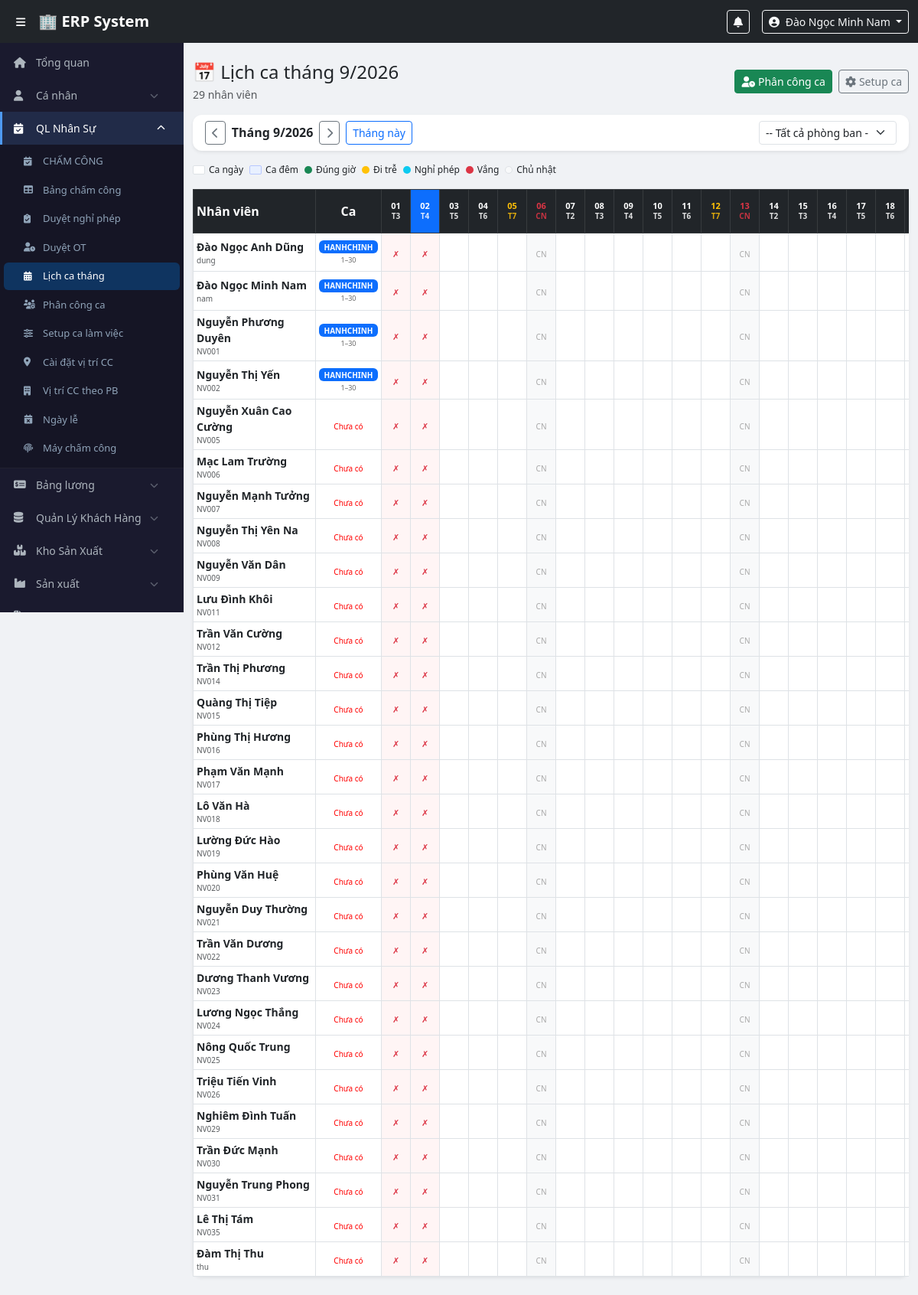
Page /modules/attendance/shift_schedule.php (signed in) on the committed database.
### tables this page shows
CREATE TABLE `users` (
  `id` int(11) NOT NULL,
  `employee_code` varchar(20) NOT NULL,
  `full_name` varchar(100) NOT NULL,
  `username` varchar(50) NOT NULL,
  `password_hash` varchar(255) NOT NULL,
  `email` varchar(100) DEFAULT NULL,
  `phone` varchar(20) DEFAULT NULL,
  `role_id` int(11) NOT NULL,
  `department_id` int(11) DEFAULT NULL,
  `is_active` tinyint(1) DEFAULT 1,
  `created_at` timestamp NOT NULL DEFAULT current_timestamp()
);

CREATE TABLE `employee_shifts` (
  `id` int(11) NOT NULL,
  `user_id` int(11) NOT NULL,
  `shift_id` int(11) NOT NULL,
  `effective_date` date NOT NULL,
  `end_date` date DEFAULT NULL,
  `created_by` int(11) NOT NULL,
  `created_at` timestamp NOT NULL DEFAULT current_timestamp(),
  `note` varchar(255) DEFAULT NULL
);

CREATE TABLE `work_shifts` (
  `id` int(11) NOT NULL,
  `shift_code` varchar(20) NOT NULL,
  `shift_name` varchar(100) NOT NULL,
  `start_time` time NOT NULL,
  `end_time` time NOT NULL,
  `late_threshold` int(11) DEFAULT 15,
  `break_minutes` int(11) DEFAULT 60,
  `work_hours` decimal(4,2) DEFAULT 8.00,
  `ot_multiplier` decimal(3,2) DEFAULT 1.50,
  `weekend_multiplier` decimal(3,2) DEFAULT 2.00,
  `holiday_multiplier` decimal(3,2) DEFAULT 3.00,
  `is_night_shift` tinyint(1) NOT NULL DEFAULT 0,
  `color` varchar(20) DEFAULT '#0d6efd',
  `is_active` tinyint(1) DEFAULT 1,
  `created_by` int(11) DEFAULT NULL,
  `created_at` timestamp NOT NULL DEFAULT current_timestamp()
);

### config/auth.php (called while the page is built, shortened)
<?php
function currentUser() {
    return [
        'id'          => $_SESSION['user_id']   ?? null,
        'full_name'   => $_SESSION['full_name'] ?? '',
        'username'    => $_SESSION['username']  ?? '',
        'role'        => $_SESSION['role']      ?? '',
        'role_name'   => $_SESSION['role_name'] ?? '',
        'employee_code' => $_SESSION['employee_code'] ?? '',
        'department_id' => $_SESSION['department_id'] ?? null,
    ];
}
?>

### modules/attendance/shift_schedule.php (the view, shortened to what this page needs)
<?php
require_once $_SERVER['DOCUMENT_ROOT'] . '/erp/config/auth.php';
$pdo = getDBConnection();
$viewMonth = (int)($_GET['month'] ?? date('m'));
$viewYear  = (int)($_GET['year']  ?? date('Y'));
$filterDept = (int)($_GET['dept'] ?? 0);
$daysInMon = (int) date('t', mktime(0, 0, 0, $viewMonth, 1, $viewYear));
$firstDay  = sprintf('%04d-%02d-01', $viewYear, $viewMonth);
$lastDay   = sprintf('%04d-%02d-%02d', $viewYear, $viewMonth, $daysInMon);
$sql = "SELECT u.id, u.full_name, u.employee_code, u.department_id,
               d.name AS dept_name
        FROM users u
        LEFT JOIN departments d ON u.department_id = d.id
        WHERE u.is_active = 1";
$params = [];
$sql .= " ORDER BY u.employee_code";
$stmt = $pdo->prepare($sql);
$stmt->execute($params);
$employees = $stmt->fetchAll();
$shiftStmt = $pdo->prepare("
    SELECT es.user_id, es.effective_date, es.end_date,
           ws.shift_name, ws.shift_code, ws.color AS shift_color,
           ws.start_time, ws.end_time, ws.is_night_shift
    FROM employee_shifts es
    JOIN work_shifts ws ON es.shift_id = ws.id
    WHERE es.effective_date <= :lastDay
      AND (es.end_date IS NULL OR es.end_date >= :firstDay)
    ORDER BY es.user_id, es.effective_date ASC
");
$shiftStmt->execute([':lastDay' => $lastDay, ':firstDay' => $firstDay]);
$shiftMap = [];
foreach ($shiftStmt->fetchAll() as $s) {
    $shiftMap[$s['user_id']][] = $s;
}
function getShiftForDate(int $userId, string $date, array $shiftMap): ?array {
    foreach ($shiftMap[$userId] ?? [] as $s) {
        $from = $s['effective_date'];
        $to   = $s['end_date'] ?? '9999-12-31';
        if ($date >= $from && $date <= $to) return $s;
    }
    return null;
}
$attMap = [];
$leaveMap = [];
include $_SERVER['DOCUMENT_ROOT'] . '/erp/includes/header.php';
include $_SERVER['DOCUMENT_ROOT'] . '/erp/includes/sidebar.php';
?>
<div class="main-content">
<div class="container-fluid py-4">
    <div class="d-flex justify-content-between align-items-center mb-3">
        <div>
            <h4 class="mb-1">📅 Lịch ca tháng <?= $viewMonth . '/' . $viewYear ?></h4>
            <p class="text-muted small mb-0"><?= count($employees) ?> nhân viên</p>
        </div>
        <div class="d-flex gap-2">
            <a href="/erp/modules/attendance/shift_assign.php" class="btn btn-success btn-sm">
                <i class="fas fa-user-clock me-1"></i>Phân công ca
            </a>
            <a href="/erp/modules/attendance/shift_setup.php" class="btn btn-outline-secondary btn-sm">
                <i class="fas fa-cog me-1"></i>Setup ca
            </a>
        </div>
    </div>
    <div class="card border-0 shadow-sm mb-3">
        <div class="card-body py-2">
            <div class="d-flex align-items-center gap-3 flex-wrap">
                <div class="d-flex align-items-center gap-2">
                    <a href="?month=<?= $viewMonth-1 ?>&year=<?= $viewYear ?>&dept=<?= $filterDept ?>"
                       class="btn btn-sm btn-outline-secondary"><i class="fas fa-chevron-left"></i></a>
                    <strong>Tháng <?= $viewMonth ?>/<?= $viewYear ?></strong>
                    <a href="?month=<?= $viewMonth+1 ?>&year=<?= $viewYear ?>&dept=<?= $filterDept ?>"
                       class="btn btn-sm btn-outline-secondary"><i class="fas fa-chevron-right"></i></a>
                    <a href="?month=<?= date('m') ?>&year=<?= date('Y') ?>&dept=<?= $filterDept ?>"
                       class="btn btn-sm btn-outline-primary">Tháng này</a>
                </div>
                <form method="GET" class="d-flex gap-2 ms-auto">
                    <select name="dept" class="form-select form-select-sm" style="width:180px;" onchange="this.form.submit()">
                        <option value="">-- Tất cả phòng ban --</option>
                    </select>
                </form>
            </div>
        </div>
    </div>
    <div class="d-flex flex-wrap gap-2 mb-3">
        <span class="legend-item"><span style="display:inline-block;width:16px;height:12px;background:#ffffff;border:1px solid #dee2e6;border-radius:2px;"></span> Ca ngày</span>
        <span class="legend-item"><span style="display:inline-block;width:16px;height:12px;background:#e8f0ff;border:1px solid #b8c8ff;border-radius:2px;"></span> Ca đêm</span>
        <span class="legend-item"><span class="dot bg-success"></span>Đúng giờ</span>
        <span class="legend-item"><span class="dot bg-warning"></span>Đi trễ</span>
        <span class="legend-item"><span class="dot bg-info"></span>Nghỉ phép</span>
        <span class="legend-item"><span class="dot bg-danger"></span>Vắng</span>
        <span class="legend-item"><span class="dot bg-light border"></span>Chủ nhật</span>
    </div>
    <div class="card border-0 shadow-sm">
        <div class="card-body p-0">
            <div class="table-responsive" style="overflow-x:auto;">
                <table class="table table-bordered table-sm schedule-table mb-0">
                    <thead>
                        <tr class="table-dark">
                            <th class="sticky-col fw-bold" style="min-width:160px;">Nhân viên</th>
                            <th class="text-center" style="min-width:60px;">Ca</th>
                            <?php for ($d = 1; $d <= $daysInMon; $d++):
                                $dateStr = "$viewYear-" . str_pad($viewMonth,2,'0',STR_PAD_LEFT) . "-" . str_pad($d,2,'0',STR_PAD_LEFT);
                                $dow = date('N', strtotime($dateStr));
                                $isToday = $dateStr === date('Y-m-d');
                                $isSun = $dow == 7;
                                $isSat = $dow == 6;
                            ?>
                            <th class="text-center px-0 <?= $isSun?'text-danger':($isSat?'text-warning':'') ?> <?= $isToday?'bg-primary text-white':'' ?>"
                                style="min-width:38px; font-size:11px; line-height:1.3;">
                                <div class="fw-bold"><?= str_pad($d, 2, '0', STR_PAD_LEFT) ?></div>
                                <div style="font-size:10px; opacity:0.85;"><?= ['','T2','T3','T4','T5','T6','T7','CN'][$dow] ?></div>
                            </th>
                            <?php endfor; ?>
                        </tr>
                    </thead>
                    <tbody>
                    <?php
                    foreach ($employees as $emp):
                        $workDays = 0; $lateDays = 0; $leaveDays = 0;
                    ?>
                    <tr>
                        <td class="sticky-col" style="min-width:160px;">
                            <div class="fw-semibold small"><?= htmlspecialchars($emp['full_name']) ?></div>
                            <div class="text-muted" style="font-size:10px;"><?= $emp['employee_code'] ?></div>
                        </td>
                        <td class="text-center">
                            <?php
                            $userShifts = $shiftMap[$emp['id']] ?? [];
                            if (empty($userShifts)): ?>
                            <span style="font-size:10px;color:red;">Chưa có</span>
                            <?php else:
                                foreach ($userShifts as $s):
                                    $sfrom = max($s['effective_date'], $firstDay);
                                    $sto   = min($s['end_date'] ?? '9999-12-31', $lastDay);
                                    $fromDay = (int)substr($sfrom, 8, 2);
                                    $toDay   = $s['end_date'] ? (int)substr($sto, 8, 2) : $daysInMon;
                            ?>
                            <div class="mb-1">
                                <span class="badge" style="background:<?= htmlspecialchars($s['shift_color']) ?>; font-size:10px;"><?= htmlspecialchars($s['shift_code']) ?></span>
                                <div style="font-size:9px;color:#666;"><?= $fromDay ?>–<?= $toDay ?></div>
                            </div>
                            <?php endforeach; endif; ?>
                        </td>
                        <?php for ($d = 1; $d <= $daysInMon; $d++):
                            $dateStr = sprintf('%04d-%02d-%02d', $viewYear, $viewMonth, $d);
                            $dow = date('N', strtotime($dateStr));
                            $isSun = $dow == 7;
                            $isFuture = $dateStr > date('Y-m-d');
                            $att   = $attMap[$emp['id']][$dateStr] ?? null;
                            $leave = $leaveMap[$emp['id']][$dateStr] ?? null;
                            $shiftToday = getShiftForDate($emp['id'], $dateStr, $shiftMap);
                            $isNightDay = !empty($shiftToday['is_night_shift']);
                            $cellBg = ''; $cellContent = '';
                            if ($isSun) {
                                $cellBg = '#f8f9fa';
                                $cellContent = '<span style="font-size:10px;color:#aaa;">CN</span>';
                            } elseif ($isFuture) {
                                $cellBg = $isNightDay ? '#f0f4ff' : '';
                                $cellContent = '';
                            } elseif ($leave && !$att) {
                                $leaveDays++;
                                $cellBg = '#e8f4fd';
                                $cellContent = '<span style="font-size:11px;" title="Nghỉ phép">🏖️</span>';
                            } else {
                                $cellBg = $isNightDay ? '#f5e8ff' : '#fff5f5';
                                $cellContent = '<span class="text-danger" style="font-size:11px;">✗</span>';
                            }
                        ?>
                        <td class="text-center px-0" style="background:<?= $cellBg ?>;">
                            <?= $cellContent ?>
                        </td>
                        <?php endfor; ?>
                    </tr>
                    <?php endforeach; ?>
                    </tbody>
                </table>
            </div>
        </div>
    </div>
</div>
</div>
<?php include $_SERVER['DOCUMENT_ROOT'] . '/erp/includes/footer.php'; ?>

### includes/header.php (shortened to what this page needs)
<?php
$user = currentUser();
?>
<!DOCTYPE html>
<html lang="vi">
<head>
    <link href="https://cdn.jsdelivr.net/npm/bootstrap@5.3.0/dist/css/bootstrap.min.css" rel="stylesheet">
    <link href="https://cdnjs.cloudflare.com/ajax/libs/font-awesome/6.4.0/css/all.min.css" rel="stylesheet">
    <link href="/erp/assets/css/style.css" rel="stylesheet">
</head>
<body>
<nav class="navbar navbar-expand-lg navbar-dark bg-dark fixed-top" style="z-index:1030;">
    <div class="container-fluid">
        <button class="btn btn-sm text-white me-2" id="sidebarToggle">
            <i class="fas fa-bars"></i>
        </button>
        <a class="navbar-brand fw-bold" href="/erp/dashboard.php">🏢 ERP System</a>
        <div class="ms-auto d-flex align-items-center gap-3">
            <div class="dropdown">
                <button class="btn btn-sm btn-outline-light position-relative" data-bs-toggle="dropdown">
                    <i class="fas fa-bell"></i>
                </button>
            </div>
            <div class="dropdown">
                <button class="btn btn-sm btn-outline-light dropdown-toggle" data-bs-toggle="dropdown">
                    <i class="fas fa-user-circle me-1"></i>
                    <?= htmlspecialchars($user['full_name']) ?>
                </button>
            </div>
        </div>
    </div>
</nav>

### assets/css/style.css (style rules this page uses)
body { padding-top: 56px; background: #f0f2f5; font-family: 'Segoe UI', sans-serif; }
.main-content { margin-left: 240px; transition: margin-left 0.3s; min-height: calc(100vh - 56px); }
.card { border-radius: 12px !important; }

### modules/attendance/shift_schedule.php (style rules this page uses)
.schedule-table th, .schedule-table td { vertical-align: middle; }
.sticky-col { position: sticky; left: 0; background: #fff; z-index: 2; box-shadow: 2px 0 4px rgba(0,0,0,.08); }
.legend-item { display: inline-flex; align-items: center; gap: 5px; font-size: 12px; }
.dot { display: inline-block; width: 10px; height: 10px; border-radius: 50%; }

### rows in the picture
users: full_name "Đào Ngọc Minh Nam", employee_code "nam"
users: full_name "Đào Ngọc Anh Dũng", employee_code "dung"
employee_shifts: shift.shift_code "HANHCHINH", effective_date "1", end_date "30"
employee_shifts: shift.shift_code "HANHCHINH", effective_date "1", end_date "30"
users: full_name "Nguyễn Phương Duyên", employee_code "NV001"
employee_shifts: shift.shift_code "HANHCHINH", effective_date "1", end_date "30"
users: full_name "Nguyễn Thị Yến", employee_code "NV002"
employee_shifts: shift.shift_code "HANHCHINH", effective_date "1", end_date "30"
users: full_name "Nguyễn Xuân Cao Cường", employee_code "NV005", shows "Chưa có"
users: full_name "Mạc Lam Trường", employee_code "NV006", shows "Chưa có"
users: full_name "Nguyễn Mạnh Tưởng", employee_code "NV007", shows "Chưa có"
users: full_name "Nguyễn Thị Yên Na", employee_code "NV008", shows "Chưa có"
users: full_name "Nguyễn Văn Dân", employee_code "NV009", shows "Chưa có"
users: full_name "Lưu Đình Khôi", employee_code "NV011", shows "Chưa có"
users: full_name "Trần Văn Cường", employee_code "NV012", shows "Chưa có"
users: full_name "Trần Thị Phương", employee_code "NV014", shows "Chưa có"
users: full_name "Quàng Thị Tiệp", employee_code "NV015", shows "Chưa có"
users: full_name "Phùng Thị Hương", employee_code "NV016", shows "Chưa có"
users: full_name "Phạm Văn Mạnh", employee_code "NV017", shows "Chưa có"
users: full_name "Lô Văn Hà", employee_code "NV018", shows "Chưa có"
users: full_name "Lường Đức Hào", employee_code "NV019", shows "Chưa có"
users: full_name "Phùng Văn Huệ", employee_code "NV020", shows "Chưa có"
users: full_name "Nguyễn Duy Thường", employee_code "NV021", shows "Chưa có"
users: full_name "Trần Văn Dương", employee_code "NV022", shows "Chưa có"
users: full_name "Dương Thanh Vương", employee_code "NV023", shows "Chưa có"
users: full_name "Lương Ngọc Thắng", employee_code "NV024", shows "Chưa có"
users: full_name "Nông Quốc Trung", employee_code "NV025", shows "Chưa có"
users: full_name "Triệu Tiến Vinh", employee_code "NV026", shows "Chưa có"
users: full_name "Nghiêm Đình Tuấn", employee_code "NV029", shows "Chưa có"
users: full_name "Trần Đức Mạnh", employee_code "NV030", shows "Chưa có"
users: full_name "Nguyễn Trung Phong", employee_code "NV031", shows "Chưa có"
users: full_name "Lê Thị Tám", employee_code "NV035", shows "Chưa có"
users: full_name "Đàm Thị Thu", employee_code "thu", shows "Chưa có"

### other values in the picture
$viewMonth "9"
count($employees) "29"
str_pad($d, 2, '0', STR_PAD_LEFT) "01"
str_pad($d, 2, '0', STR_PAD_LEFT) "02"
str_pad($d, 2, '0', STR_PAD_LEFT) "03"
str_pad($d, 2, '0', STR_PAD_LEFT) "04"
str_pad($d, 2, '0', STR_PAD_LEFT) "05"
str_pad($d, 2, '0', STR_PAD_LEFT) "06"
str_pad($d, 2, '0', STR_PAD_LEFT) "07"
str_pad($d, 2, '0', STR_PAD_LEFT) "08"
str_pad($d, 2, '0', STR_PAD_LEFT) "09"
str_pad($d, 2, '0', STR_PAD_LEFT) "10"
str_pad($d, 2, '0', STR_PAD_LEFT) "11"
str_pad($d, 2, '0', STR_PAD_LEFT) "12"
str_pad($d, 2, '0', STR_PAD_LEFT) "13"
